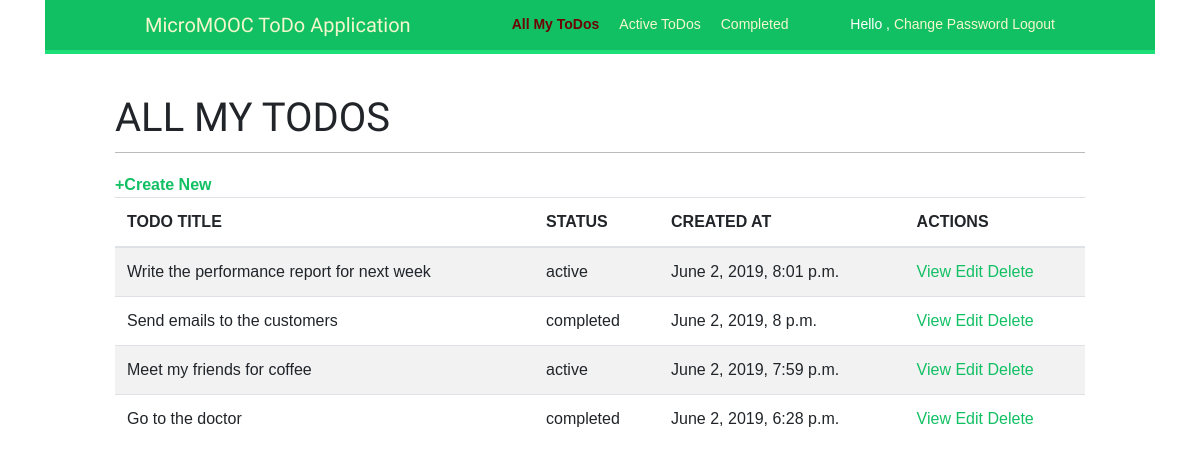
The app's page / (signed in) with its own data.
### todos/models.py (models this page shows, shortened)
class Todo(models.Model):
    todos = models.Manager()
    active = ActiveTodosManager()
    completed = CompletedTodosManager()
    TODO_STATUS = (
        ('active', 'Active'),
        ('completed', 'Done')
    )
    title = models.CharField(max_length=200)
    description = models.TextField(blank=True, null=True)
    creator = models.ForeignKey(
        User, on_delete=models.CASCADE, related_name='todos_creates')
    status = models.CharField(
        max_length=10, choices=TODO_STATUS, default='active')
    created_at = models.DateTimeField(auto_now_add=True)
    updated_at = models.DateField(auto_now_add=True)
    class Meta:
        ordering = ('-created_at',)

### user_account/views.py (the view)
# urls.py: path('', views.dashboard, name='dashboard'),
@login_required
def dashboard(request):
    all_user_todos = Todo.todos.filter(creator=request.user)
    return render(request, 'account/dashboard.html', {'section': 'dashboard', 'my_todos': all_user_todos})

### user_account/templates/account/dashboard.html (shortened to what this page needs)
{% extends "base.html" %}
{% block content %}
<div class="container">
    <h1>ALL MY TODOS</h1><span><a href="{% url "create_todo" %}"><strong>+Create New</strong></a> </span>
        <table class="table table-hover table-striped">
            <thead>
                <tr>
                    <th>TODO TITLE</th>
                    <th>STATUS</th>
                    <th>CREATED AT</th>
                    <th>ACTIONS</th>
                </tr>
            </thead>
            <tbody>
                {% for todo in my_todos %}
                <tr>
                    <td>{{ todo.title }}</td>
                    <td>{{ todo.status }}</td>
                    <td> {{ todo.created_at }}</td>
                    <td>
                        <a href="{% url "todo_details" todo.pk %}">View</a>
                        <a href="{% url 'todo_edit' todo.pk %}">Edit</a>
                        <a href="{% url 'todo_delete' todo.pk %}">Delete</a>
                    </td>
                </tr>
                {% endfor %}
            </tbody>
        </table>
</div>
{% endblock %}

### static/css/base.css (style rules this page uses)
body { margin:0; padding:0; font-family:helvetica, sans-serif; }
a { color:#12c064; text-decoration:none; }
h1, h2, h3, h4, h5 , h6 { font-family: 'Muli', sans-serif; font-weight:normal; }
h1 { border-bottom:1px solid #bbb; padding:0 0 10px 0; margin:10px 0 20px 0; }

### records on screen
Todo: title "Write the performance report for next week", status "active", created_at "June 2, 2019, 8:01 p.m."
Todo: title "Send emails to the customers", status "completed", created_at "June 2, 2019, 8 p.m."
Todo: title "Meet my friends for coffee", status "active", created_at "June 2, 2019, 7:59 p.m."
Todo: title "Go to the doctor", status "completed", created_at "June 2, 2019, 6:28 p.m."
